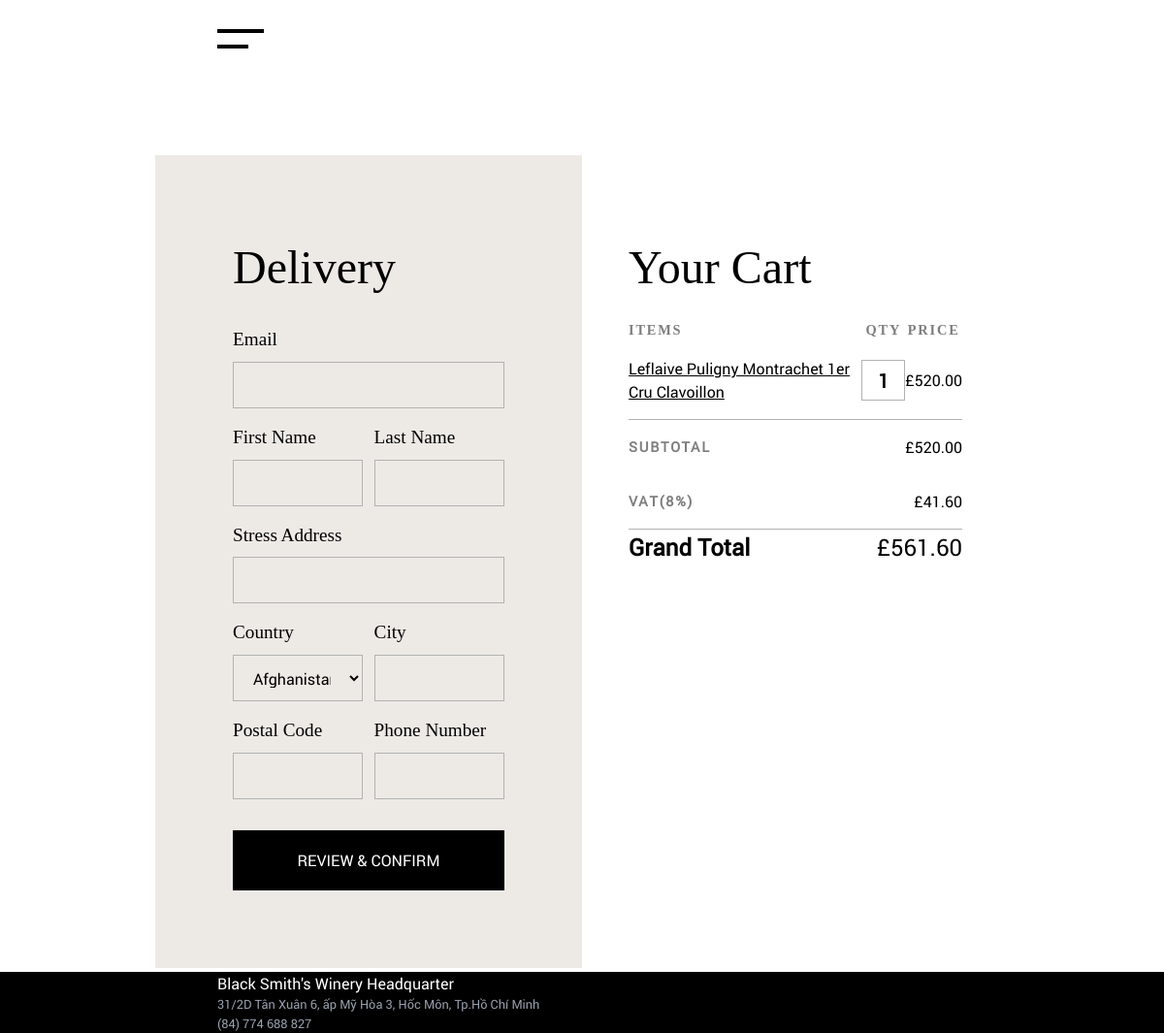
The app's page /checkout/shipping/, older data.
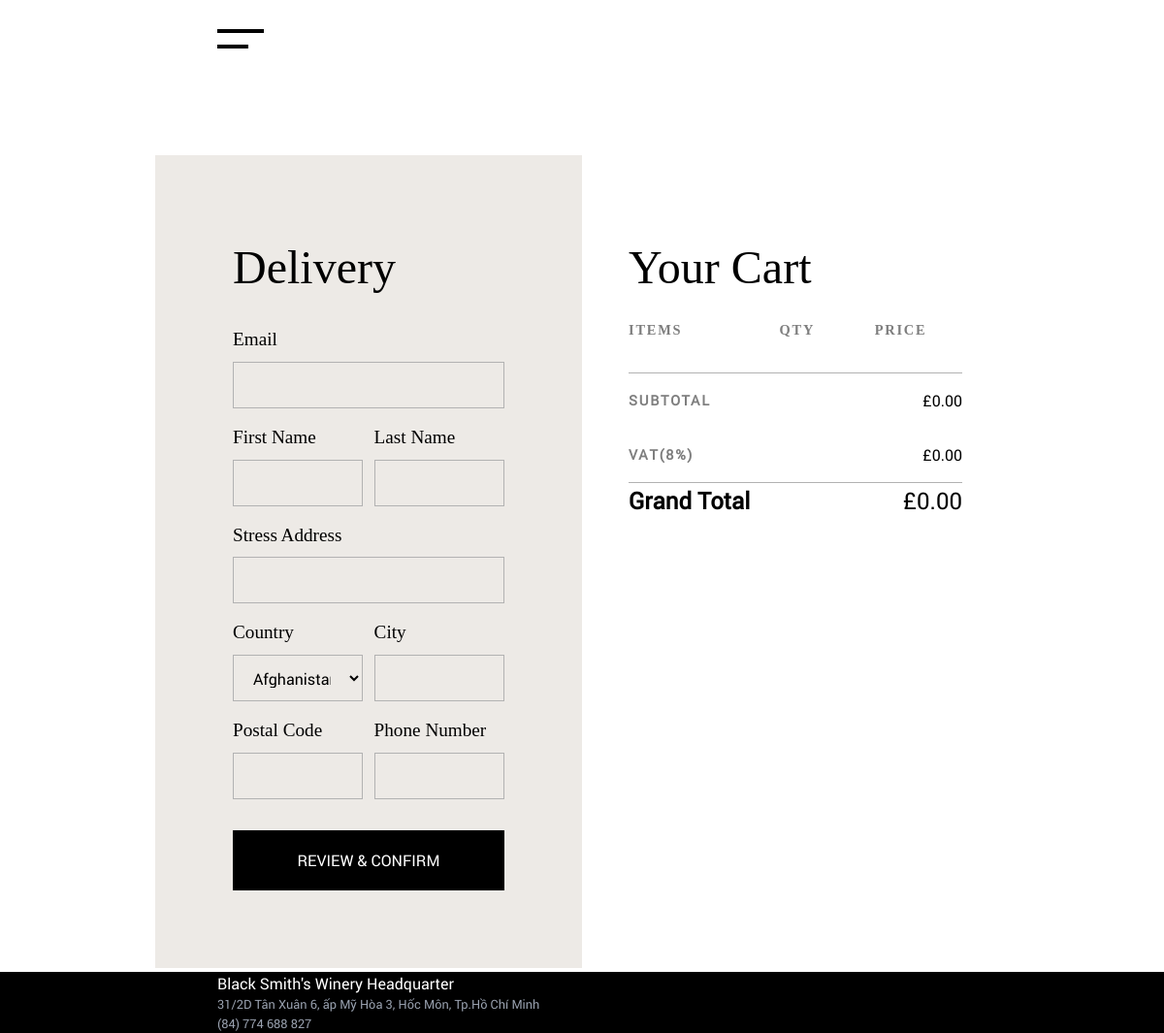
The same page, newer data.
### cart/models/cartitem.py (models this page shows)
class CartItem(models.Model):
    cart = models.ForeignKey(Cart, on_delete=models.CASCADE, related_name="items")
    product = models.ForeignKey(Product, on_delete=models.CASCADE)
    quantity = models.PositiveIntegerField(default=1)
    def get_total_price(self):
        return self.product.price * self.quantity

### shop/models/product.py (models this page shows, shortened)
class Product(models.Model):
    sku = models.CharField(max_length=50, unique=True)
    slug = models.SlugField(unique=True, blank=True, allow_unicode=True)
    name = models.TextField(max_length=100)
    description = models.TextField(blank=True, null=True)
    category = models.ForeignKey(
        Category, on_delete=models.CASCADE, related_name="products"
    )
    brand = models.ForeignKey(Brand, on_delete=models.CASCADE, related_name="products")
    country = models.ForeignKey(
        Country, on_delete=models.CASCADE, related_name="products"
    )
    price = models.DecimalField(decimal_places=2, max_digits=12)
    volume = models.PositiveIntegerField()
    abv = models.DecimalField(decimal_places=2, max_digits=5)
    vintage = models.PositiveSmallIntegerField()
    image = models.ImageField(upload_to="products/", blank=True, null=True)

### checkout/views.py (the view, shortened to what this page needs)
# urls.py: path("shipping/", views.shipping, name="checkout/shipping"),
def shipping(request):
    session_data = request.session.get("shipping", {})
    cart = Cart.get_cart(request)
    initial = {}
    initial["customer_phone"] = session_data.get("customer_phone", "")
    initial["country"] = session_data.get("country", "")
    initial["city"] = session_data.get("city", "")
    initial["postal_code"] = session_data.get("postal_code", "")
    initial["address"] = session_data.get("address", "")
    if request.user.is_authenticated:
        initial["customer_email"] = request.user.email
        initial["customer_first_name"] = request.user.first_name
        initial["customer_last_name"] = request.user.last_name
    else:
        initial["customer_email"] = session_data.get("customer_email")
        initial["customer_first_name"] = session_data.get("customer_first_name")
        initial["customer_last_name"] = session_data.get("customer_last_name")
    subtotal = cart.get_total()
    vat = subtotal * Decimal(0.08)
    grand_total = subtotal + vat
    form = ShippingForm(initial=initial)
    context = {
        "step": 1,
        "form": form,
        "countries": Country.objects.all(),
        "cart": cart,
        "subtotal": subtotal,
        "vat": vat,
        "grand_total": grand_total,
    }
    return render(request, "checkout/shipping.html", context)

### checkout/forms/shipping.py
class ShippingForm(forms.Form):
    customer_first_name = forms.CharField(max_length=100, required=True)
    customer_last_name = forms.CharField(max_length=100, required=True)
    customer_email = forms.EmailField(required=True)
    customer_phone = forms.CharField(max_length=11, required=True)
    country = forms.CharField()
    city = forms.CharField(max_length=100, required=True)
    postal_code = forms.CharField(max_length=15, required=True)
    address = forms.CharField(max_length=255, required=True)

### cart/models/cart.py (called while the page is built)
    @staticmethod
    def get_cart(request):
        if request.user.is_authenticated:
            cart, _ = Cart.objects.get_or_create(user=request.user)
        else:
            session_key = request.session.session_key or request.session.create()
            cart, _ = Cart.objects.get_or_create(session_key=session_key)
        return cart

    def get_total(self):
        return sum(item.get_total_price() for item in self.items.all())

### checkout/templates/checkout/shipping.html (shortened to what the changed rows need)
{% extends "_CheckoutLayout.html" %}
{% load static %}
{% load humanize %}
{% block content %}
<div class="modules--1 bg-white relative text-black">
  <div class="flex justify-between flex-row">
    <div class="w-[50%] flex flex-col bg-[#EDEAE6] p-[5rem]">
      <h1 class="font-[GTSuperDisplay] text-[3rem]">Delivery</h1>
    </div>
    <div class="w-[50%] pt-[5rem] h-full top-0 sticky">
      <div class="w-full px-[3rem]">
        <h1 class="font-[GTSuperDisplay] text-[3rem]">Your Cart</h1>
        <table class="w-full pt-[1rem]">
          <thead class="">
            <tr class="text-left uppercase text-[1.2rem] font-[GTSuperDisplay]">
              <th class="eyebrow uppercase">Items</th>
              <th class="eyebrow py-[20px] text-center uppercase">Qty</th>
              <th class="eyebrow py-[20px] text-center uppercase">Price</th>
            </tr>
          </thead>
          <tbody class="pt-[1rem]">
            {% for item in cart.items.all  %}
            <tr>
              <td class="">
                <a class="inline-block underline" href="{% url 'product/details' item.product.slug %}">{{ item.product.name }}</a>
              </td>
              <td class="text-center ml-auto mr-[3.5rem]">
                <input name="quantity_{{ item.id }}" class="text-[20px] p-[5px] !w-[45px] font-[700] text-center border border-[#b2b2b2]" value="{{ item.quantity }}"/>
              </td>
              <td class="text-center ml-auto mr-[3.5rem]">
                <span>£{{ item.product.price }}</span>
              </td>
            </tr>
            {% endfor %}
          </tbody>
        </table>
        <ul class="w-full mt-[1rem] border-t-[1px] border-t-[#b2b2b2]">
          <li class="flex justify-between items-center py-[1rem]">
            <span class="eyebrow uppercase text-[1.5rem]">Subtotal</span>
            <span>£{{ subtotal|floatformat:2|intcomma }}</span>
          </li>
          <li class="flex justify-between items-center py-[1rem]">
            <span class="eyebrow uppercase text-[1.5rem]">VAT(8%)</span>
            <span>£{{ vat|floatformat:2|intcomma }}</span>
          </li>
          <li class="flex justify-between items-center border-t-[1px] border-t-[#b2b2b2] text-[1.5rem] ">
            <span class="font-bold">Grand Total</span>
            <span>£{{ grand_total|floatformat:2|intcomma }}</span>
          </li>
        </ul>
      </div>
    </div>
  </div>
</div>
{% endblock content %}

Row changes from the older to the newer data that the page shows:
removed CartItem: product.name "Leflaive Puligny Montrachet 1er Cru Clavoillon", quantity "1", product.price "520.00"
Text that changed along with them:
{{ subtotal|floatformat:2|intcomma }}: "520.00" → "0.00"
{{ vat|floatformat:2|intcomma }}: "41.60" → "0.00"
{{ grand_total|floatformat:2|intcomma }}: "561.60" → "0.00"
